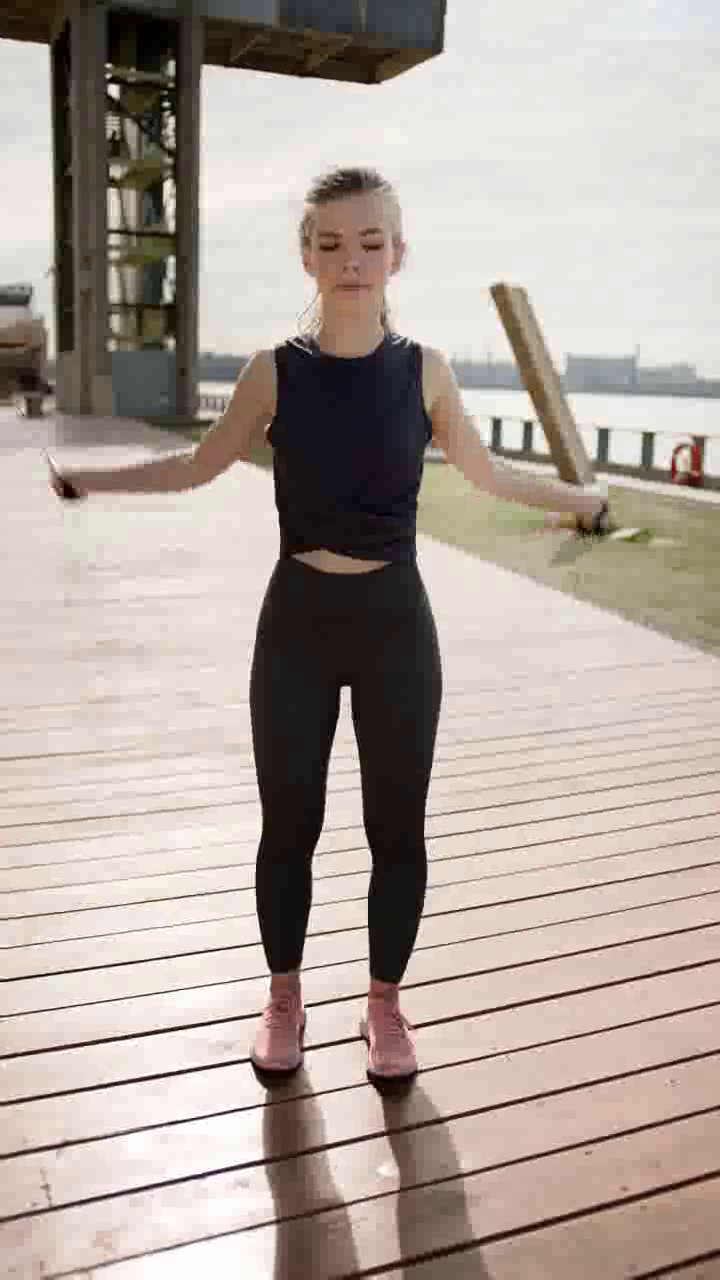
#> input picture frame 62 of Notes/class_6/jump_rope.mp4, 720 x 1280 px
$ python face_detection.py
#> lines starting #> are read from the running program, lines starting #| are printed output that depends on the picture
## This is course material for Introduction to Modern Artificial Intelligence
## Class 6 Example code: face_detection.py
## Author: Allen Y. Yang,  Intelligent Racing Inc.
##
## (c) Copyright 2020. Intelligent Racing Inc. Not permitted for commercial use

import numpy as np
import cv2
import os

path = os.path.dirname(os.path.abspath(__file__))
filename = path + '/jump_rope.mp4'
XMLAddress = path+'/haarcascade_frontalface_alt.xml'
face_cascade = cv2.CascadeClassifier(XMLAddress)
grabber = cv2.VideoCapture(filename) # Take-Home: Change to zero to try for yourself!
width = int(grabber.get(cv2.CAP_PROP_FRAME_WIDTH))//2
height = int(grabber.get(cv2.CAP_PROP_FRAME_HEIGHT))//2

while (grabber.isOpened()):
    # reads frames from a camera
    return_flag, frame = grabber.read()
#> frame is the input picture: shape (1280, 720, 3); mean B, G, R 158.4, 166.2, 177.5
    if not(return_flag): # Test if read image is successful
        break

    # resize the image to 640
    frame = cv2.resize(frame,(width, height), interpolation = cv2.INTER_CUBIC)
#> frame: shape (640, 360, 3)

    # convert to gray scale of each frames
    gray = cv2.cvtColor(frame, cv2.COLOR_BGR2GRAY)
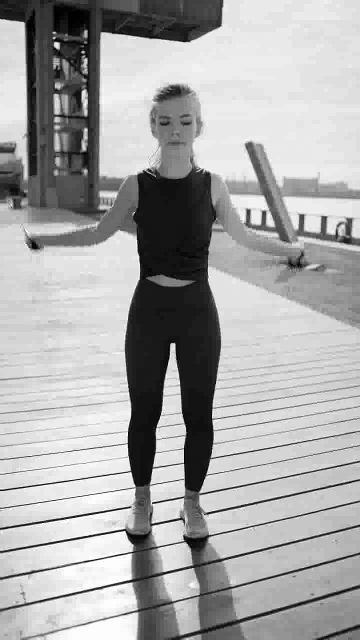
#> gray: shape (640, 360); min 0, max 255, mean 168.5

    # Detects faces of different sizes in the input image
    faces = face_cascade.detectMultiScale(gray, 1.1, 10)
#> faces = [[150, 103, 53, 53]]

    if len(faces)>0:
        largestArea = 0
        for i in range(len(faces)):
            if faces[i][2]*faces[i][3] > largestArea:
                largestArea = faces[i][2]*faces[i][3]
                largestFace = faces[i]
#> this loop made 1 pass
#> (largestArea, largestFace) on pass 1: (2809, [150, 103, 53, 53])
#> after the loop, largestArea = 2809

        x,y,w,h = largestFace
#> x = 150; y = 103; w = 53; h = 53
        # To draw a rectangle in a face
        cv2.rectangle(frame,(x,y),(x+w,y+h),(255,255,0),2)
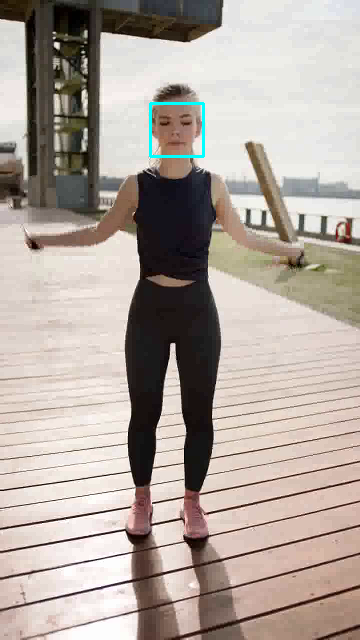
#> frame: shape (640, 360, 3); mean B, G, R 158.7, 166.4, 177
    else:
        print("Lost Track!")

    # Display an image in a window
    cv2.imshow('Face Video', frame)

    # Wait for Esc key to stop
    key = cv2.waitKey(1)
#> (key q is pressed here)
    if key == ord('q'):
        break

# Close the window
grabber.release()

# De-allocate any associated memory usage
cv2.destroyAllWindows()

$ run again, starting later in the video
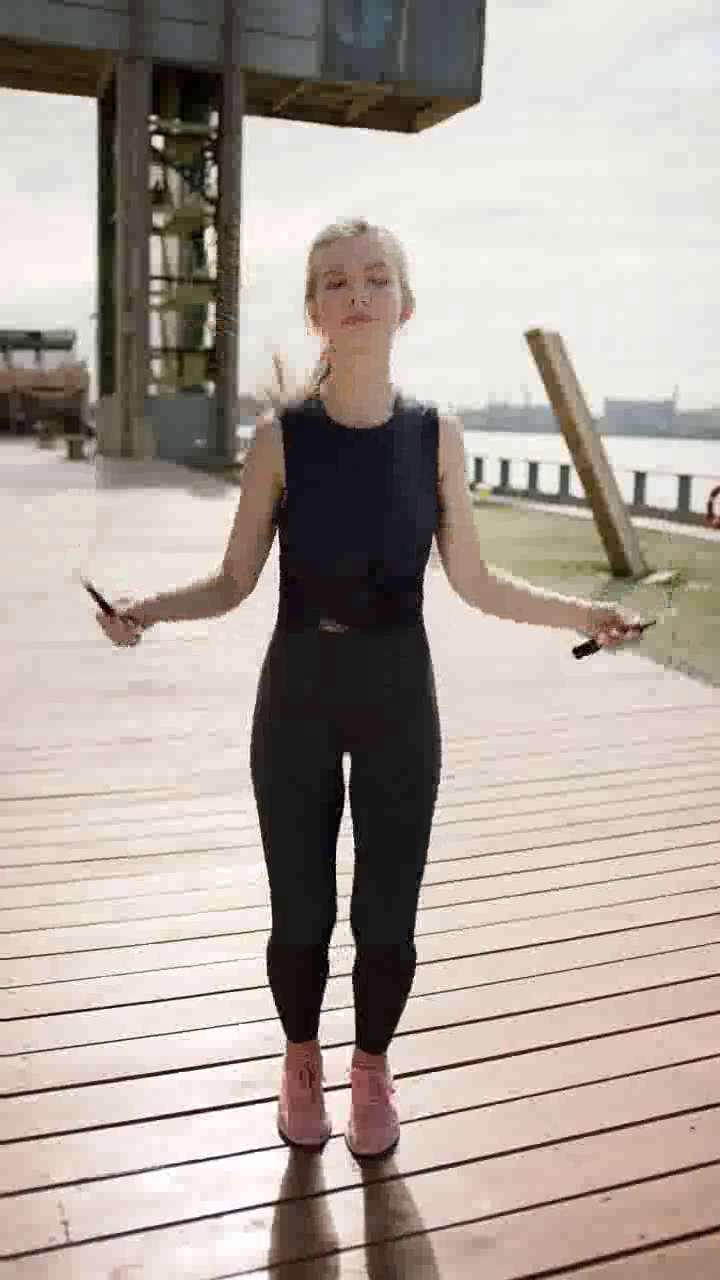
#> input picture frame 279 of Notes/class_6/jump_rope.mp4, 720 x 1280 px
#> frame is the input picture: shape (1280, 720, 3); mean B, G, R 156.8, 164.2, 174.6
#> `gray = cv2.cvtColor(frame, cv2.COLOR_BGR2GRAY)`:
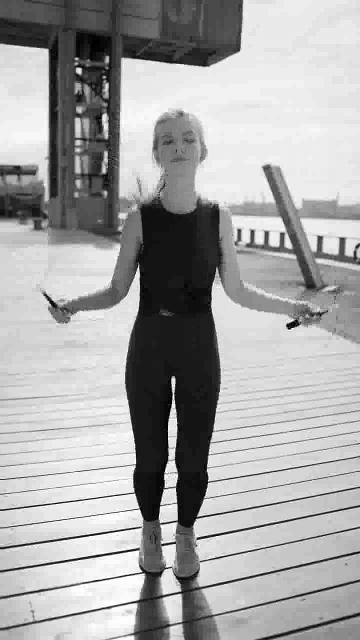
#> gray: shape (640, 360); min 0, max 255, mean 166.3
#> faces = [[154, 121, 52, 52]]
#> the loop `for i in range(len(faces)):` made 1 pass
#> (largestArea, largestFace) on pass 1: (2704, [154, 121, 52, 52])
#> after the loop `for i in range(len(faces)):`: largestArea = 2704
#> x = 154; y = 121; w = 52
#> `cv2.rectangle(frame,(x,y),(x+w,y+h),(255,255,0),2)`:
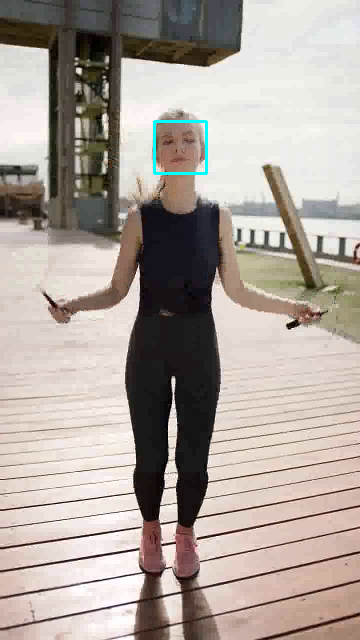
#> frame: shape (640, 360, 3); mean B, G, R 157.1, 164.4, 174.1

$ run again, starting later in the video
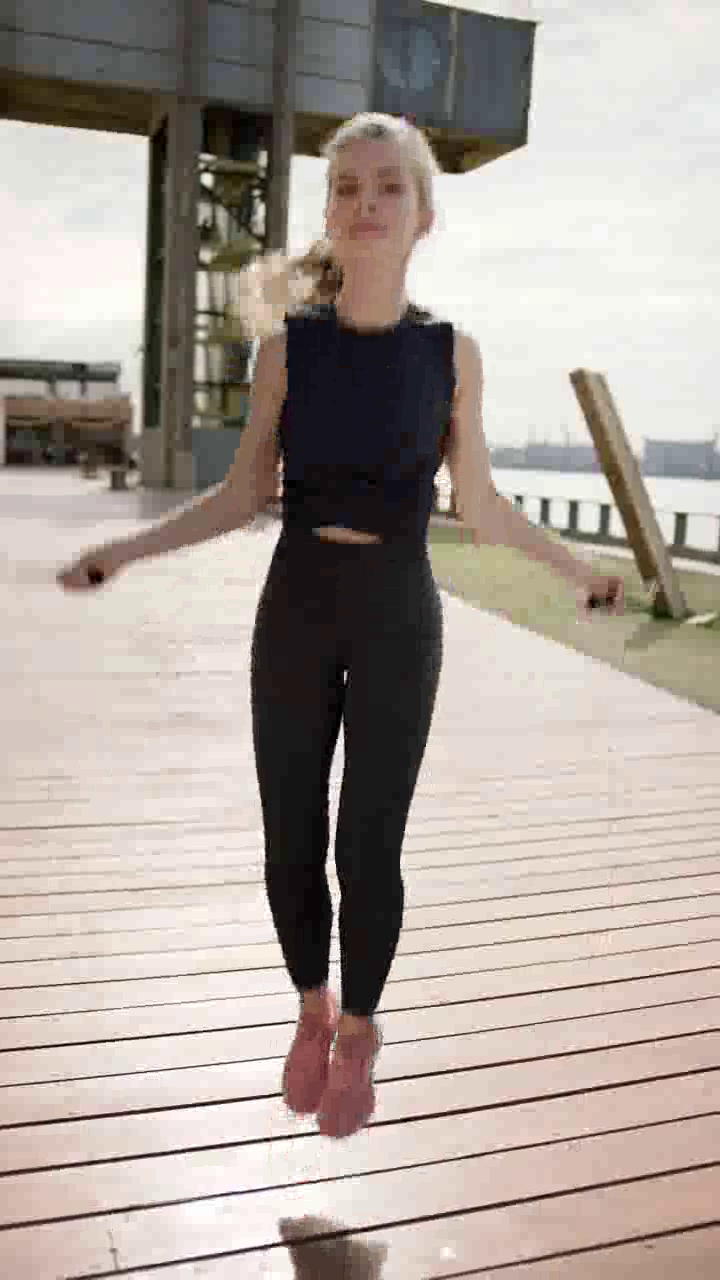
#> input picture frame 496 of Notes/class_6/jump_rope.mp4, 720 x 1280 px
#> frame is the input picture: shape (1280, 720, 3); mean B, G, R 155.8, 163.2, 173.6
#> frame: shape (640, 360, 3)
#> `gray = cv2.cvtColor(frame, cv2.COLOR_BGR2GRAY)`:
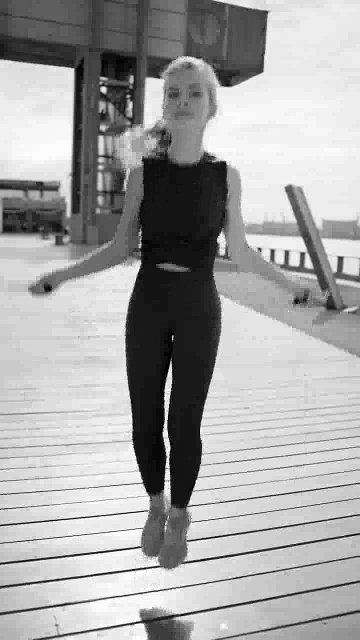
#> gray: shape (640, 360); min 0, max 255, mean 165.3
#> faces = ()
